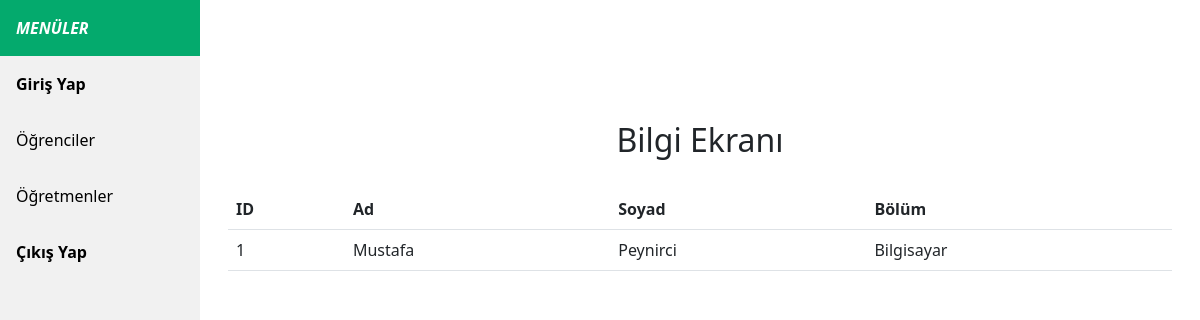
Page /?wanted_page=/Students/Show/1 (signed in) on the committed database.
### tables this page shows
CREATE TABLE `students` (
  `id` int(11) NOT NULL,
  `name` varchar(255) NOT NULL,
  `surname` varchar(255) NOT NULL,
  `department` varchar(255) NOT NULL
);

### system/Loader.php (called while the page is built, shortened)
<?php
class Loader
{
    public static function view($file_name, $data = NULL)
    {
        require 'views/'.$file_name.'.php';
    }
}

### controllers/Students.php (called while the page is built, shortened)
<?php
class Students extends Controllers
{
    function show($id)
    {
        $model = Loader::model('Student');
        $student = $model->get_student($id);
        Loader::view('student_show', $student);
    }
}

### system/router.php (called while the page is built, shortened)
<?php
if(substr($wanted_page, 0, 1) == '/')
    $wanted_page = substr ($wanted_page, 1);
$segments = explode('/', $wanted_page);
array_shift($segments);
$controller_object = new $controller();
$controller_object->do_requested($segments);

### system/DataBase.php (called while the page is built, shortened)
<?php
class DataBase
{
    private static $db_connection = NULL;
    private static function create_db_connection()
    {
        require 'config/db.php';
        $db_connection = new \mysqli($db_config['host'], $db_config['user'], $db_config['password'], $db_config['db']);
        return $db_connection;
    }
    private static function get_connection()
    {
        if(self::$db_connection == NULL)
            self::$db_connection = self::create_db_connection ();
        return self::$db_connection;
    }
    public static function get_data_uses_by_sql($sql)
    {
        $result = self::run_sql($sql);
        $data = [];
        while($row = $result->fetch_assoc())
            array_push ($data, $row);
        return $data;
    }
    public static function run_sql($sql)
    {
        return self::get_connection()->query($sql);
    }
}

### models/Student.php (called while the page is built, shortened)
<?php
class Student extends Models
{
    public function get_student($id)
    {
        $sql = 'select * from students where id = ' . $id;
        $data = DataBase::get_data_uses_by_sql($sql);
        return @$data[0];
    }
}

### views/student_show.php (the view, shortened to what this page needs)
<div class="container">
<h2 style="font-weight: normal; text-align:center; margin-top:120px">Bilgi Ekranı</h2>
<table class="table table-hover" style="margin-top:30px">
    <tr>
        <th>ID</th>
        <th>Ad</th>
        <th>Soyad</th>
        <th>Bölüm</th>
    </tr>
        <tr>
            <td><?=$data['id'] ?></td>
            <td><?=$data['name'] ?></td>
            <td><?=$data['surname'] ?></td>
            <td><?=$data['department'] ?></td>
        </tr>
</table>
</div>

### rows in the picture
students: id "1", name "Mustafa", surname "Peynirci", department "Bilgisayar"
